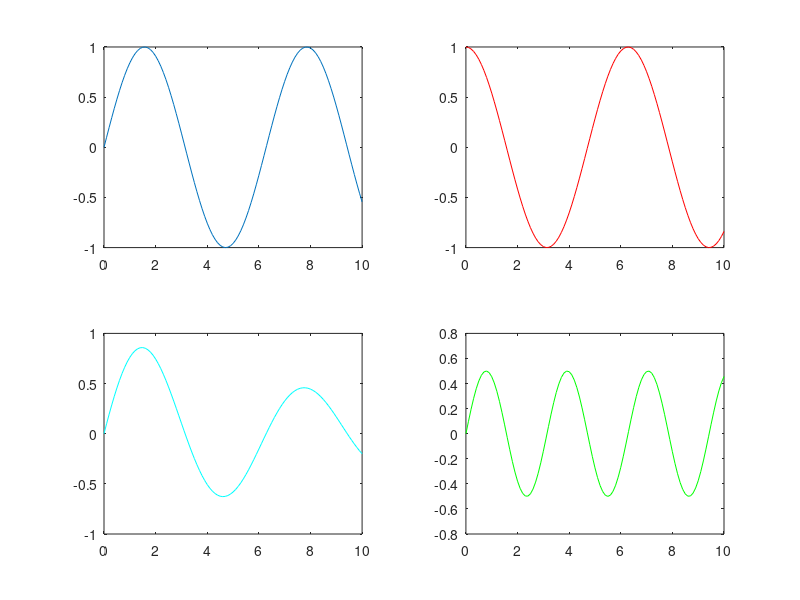

The MATLAB script that drew this image:
% Script para plotear funciones usando subplot
% Luciano Ponzellini Marinelli (2017)

x = 0:0.1:10;
y = sin(x);
z = cos(x);
w = exp(-x*.1).*y;
v = y.*z;

subplot(2,2,1), plot(x,y)
subplot(2,2,2), plot(x,z,'r')
subplot(2,2,3), plot(x,w,'c')
subplot(2,2,4), plot(x,v,'g')
